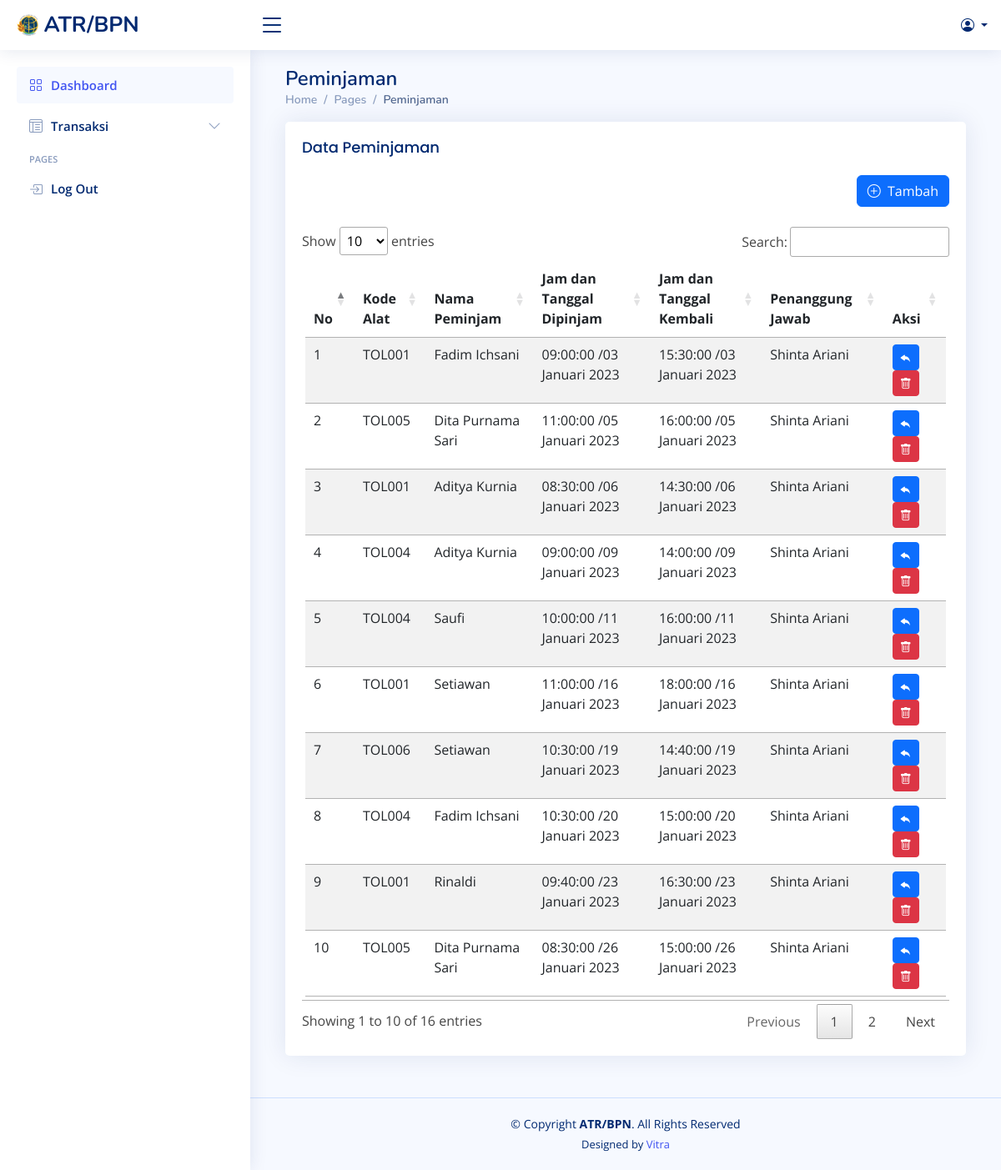
Screenshot of /index.php/peminjaman/peminjaman with the database file from the repository.
### tables this page shows
CREATE TABLE `peminjaman` (
  `id_peminjaman` int(11) NOT NULL,
  `kode_alat` varchar(10) NOT NULL,
  `id_pegawai` int(11) NOT NULL,
  `penanggung_jawab` varchar(25) NOT NULL,
  `jam_diambil` time NOT NULL,
  `jam_kembali` time NOT NULL,
  `tgl_dipinjam` date DEFAULT NULL,
  `tgl_kembali` date DEFAULT NULL
);

CREATE TABLE `pegawai` (
  `id_pegawai` int(11) NOT NULL,
  `nama_pegawai` varchar(30) NOT NULL,
  `nik` varchar(20) NOT NULL,
  `tgl_lahir` date DEFAULT NULL,
  `alamat` varchar(50) NOT NULL,
  `telp` varchar(14) NOT NULL,
  `divisi` varchar(20) NOT NULL
);

### application/controllers/peminjaman/Peminjaman.php (called while the page is built, shortened)
<?php
class Peminjaman extends CI_Controller {
    public function index() {
        $data['title'] = "Peminjaman" ;
        $data['cekalat'] = $this->db->query("select count(tgl_kembali) status from peminjaman where id_peminjaman = 5;")->num_rows();
        $data['peminjaman'] = $this->db->query("SELECT pm.id_peminjaman,pm.jam_diambil,pm.kode_alat,a.nama_alat,p.nama_pegawai,p.telp,pm.tgl_dipinjam,pm.penanggung_jawab,IFNULL(pm.tgl_kembali,'1999-01-01') tgl_kembali,pm.jam_kembali from peminjaman pm left join alat a on pm.kode_alat = a.kode_alat left join pegawai p on p.id_pegawai=pm.id_pegawai;")->result();
        $this->load->view('header',$data);
        $this->load->view('navbar');
        $this->load->view('peminjaman/peminjaman',$data);
        $this->load->view('footer');
    }
}
function tgl_indo($tanggal){
	$bulan = array (
		1 =>   'Januari',
		'Februari',
		'Maret',
		'April',
		'Mei',
		'Juni',
		'Juli',
		'Agustus',
		'September',
		'Oktober',
		'November',
		'Desember'
	);
	$pecahkan = explode('-', $tanggal);
	return $pecahkan[2] . ' ' . $bulan[ (int)$pecahkan[1] ] . ' ' . $pecahkan[0];
}

### index.php (called while the page is built, shortened)
<?php
require_once BASEPATH.'core/CodeIgniter.php';

### application/views/peminjaman/peminjaman.php (the view, shortened to what this page needs)
<main id="main" class="main">
<div class="pagetitle">
  <h1><?= $title ?></h1>
  <nav>
    <ol class="breadcrumb">
      <li class="breadcrumb-item"><a href="index.html">Home</a></li>
      <li class="breadcrumb-item">Pages</li>
      <li class="breadcrumb-item active"><?= $title ?></li>
    </ol>
  </nav>
</div>
<section class="section">
  <div class="row">
    <div class="col-lg-12">
      <div class="card" >
        <div class="card-body">
          <h5 class="card-title">Data <?= $title ?></h5>
          <table class="p-1 table table-striped dataTable-wrapper dataTable-loading no-footer sortable searchable fixed-columns" id="table_id" width="100%">
          <div class="float-end mb-4">
			    <a href="<?= base_url('peminjaman/peminjaman/tambahData');?>" class="btn btn-primary"><i class="bi bi-plus-circle"></i></i>&nbsp;&nbsp;Tambah</a>
			    </div>
          <thead>
            <tr>
                <th>No</th>
                <th>Kode Alat</th>
                <th>Nama Peminjam</th>
                <th>Jam dan Tanggal Dipinjam</th>
                <th>Jam dan Tanggal Kembali</th>
                <th>Penanggung Jawab</th>
                <th>Aksi</th>
            </tr>
          </thead>
          <tbody>
            <?php $no=1; foreach($peminjaman as $p) : ?>
            <tr>
              <td><?= $no++ ?></td>
              <td><?= $p->kode_alat ?></td>
              <td><?= $p->nama_pegawai ?></td>
              <td><?= "$p->jam_diambil /".tgl_indo($p->tgl_dipinjam) ?></td>
              <td><?= "$p->jam_kembali /".tgl_indo( $p->tgl_kembali) ?></td>
              <td><?= $p->penanggung_jawab ?></td>
              <td>
                <a href="<?php echo base_url('peminjaman/peminjaman/updateData/'.$p->id_peminjaman);?>" class="btn btn-sm btn-primary"><i class="bi bi-reply-fill"></i></a>
              <a onclick="return confirm('Apakah Anda Yakin Menghapus Data Ini ?')" href="<?php echo base_url('peminjaman/peminjaman/deleteData/'.$p->id_peminjaman);?>" class="btn btn-sm btn-danger"><i class="bi bi-trash"></i></a>
              </td>
            </tr>
            <?php endforeach; ?>
          </tbody>
          </table>
        </div>
      </div>
    </div>
  </div>
</section>
</main>
</div>

### assets/css/style.css (style rules this page uses)
:root { scroll-behavior: smooth; }
body { font-family: "Open Sans", sans-serif; background: #f6f9ff; color: #444444; }
a { color: #4154f1; text-decoration: none; }
h1, h2, h3, h4, h5, h6 { font-family: "Nunito", sans-serif; }
#main { margin-top: 60px; padding: 20px 30px; transition: all 0.3s; }
.pagetitle { margin-bottom: 10px; }
.pagetitle h1 { font-size: 24px; margin-bottom: 0; font-weight: 600; color: #012970; }
.card { margin-bottom: 30px; border: none; border-radius: 5px; box-shadow: 0px 0 30px rgba(1, 41, 112, 0.1); }
.card-title { padding: 20px 0 15px 0; font-size: 18px; font-weight: 500; color: #012970; font-family: "Poppins", sans-serif; }
.card-body { padding: 0 20px 20px 20px; }
.breadcrumb { font-size: 14px; font-family: "Nunito", sans-serif; color: #899bbd; font-weight: 600; }
.breadcrumb a { color: #899bbd; transition: 0.3s; }
.breadcrumb .breadcrumb-item::before { color: #899bbd; }
.breadcrumb .active { color: #51678f; font-weight: 600; }
@media (min-width: 1200px) { #main, #footer { margin-left: 300px; } }

### rows the page displays
peminjaman: kode_alat "TOL001", id_pegawai.nama_pegawai "Fadim Ichsani", jam_diambil "09:00:00", tgl_dipinjam "03 Januari 2023", jam_kembali "15:30:00", tgl_kembali "03 Januari 2023", penanggung_jawab "Shinta Ariani"
peminjaman: kode_alat "TOL005", id_pegawai.nama_pegawai "Dita Purnama Sari", jam_diambil "11:00:00", tgl_dipinjam "05 Januari 2023", jam_kembali "16:00:00", tgl_kembali "05 Januari 2023", penanggung_jawab "Shinta Ariani"
peminjaman: kode_alat "TOL001", id_pegawai.nama_pegawai "Aditya Kurnia", jam_diambil "08:30:00", tgl_dipinjam "06 Januari 2023", jam_kembali "14:30:00", tgl_kembali "06 Januari 2023", penanggung_jawab "Shinta Ariani"
peminjaman: kode_alat "TOL004", id_pegawai.nama_pegawai "Aditya Kurnia", jam_diambil "09:00:00", tgl_dipinjam "09 Januari 2023", jam_kembali "14:00:00", tgl_kembali "09 Januari 2023", penanggung_jawab "Shinta Ariani"
peminjaman: kode_alat "TOL004", id_pegawai.nama_pegawai "Saufi", jam_diambil "10:00:00", tgl_dipinjam "11 Januari 2023", jam_kembali "16:00:00", tgl_kembali "11 Januari 2023", penanggung_jawab "Shinta Ariani"
peminjaman: kode_alat "TOL001", id_pegawai.nama_pegawai "Setiawan", jam_diambil "11:00:00", tgl_dipinjam "16 Januari 2023", jam_kembali "18:00:00", tgl_kembali "16 Januari 2023", penanggung_jawab "Shinta Ariani"
peminjaman: kode_alat "TOL006", id_pegawai.nama_pegawai "Setiawan", jam_diambil "10:30:00", tgl_dipinjam "19 Januari 2023", jam_kembali "14:40:00", tgl_kembali "19 Januari 2023", penanggung_jawab "Shinta Ariani"
peminjaman: kode_alat "TOL004", id_pegawai.nama_pegawai "Fadim Ichsani", jam_diambil "10:30:00", tgl_dipinjam "20 Januari 2023", jam_kembali "15:00:00", tgl_kembali "20 Januari 2023", penanggung_jawab "Shinta Ariani"
peminjaman: kode_alat "TOL001", id_pegawai.nama_pegawai "Rinaldi", jam_diambil "09:40:00", tgl_dipinjam "23 Januari 2023", jam_kembali "16:30:00", tgl_kembali "23 Januari 2023", penanggung_jawab "Shinta Ariani"
peminjaman: kode_alat "TOL005", id_pegawai.nama_pegawai "Dita Purnama Sari", jam_diambil "08:30:00", tgl_dipinjam "26 Januari 2023", jam_kembali "15:00:00", tgl_kembali "26 Januari 2023", penanggung_jawab "Shinta Ariani"

### other values shown
$title "Peminjaman"
